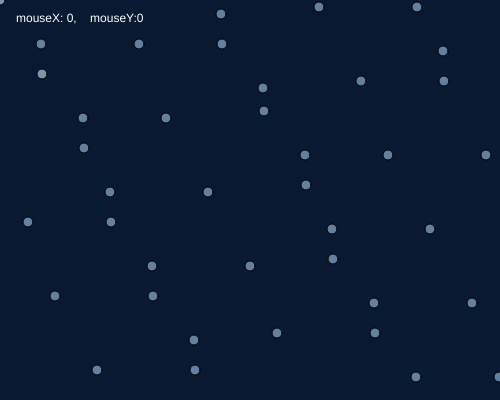
Frame 1 (no input)
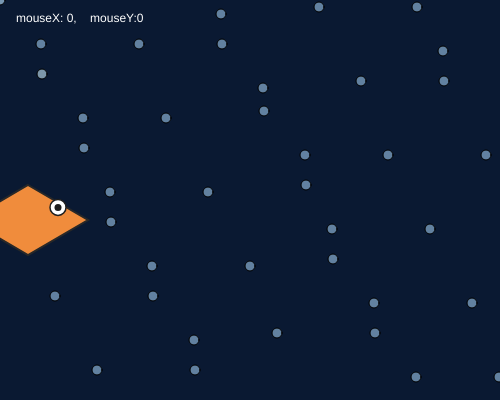
Frame 60 (no input)
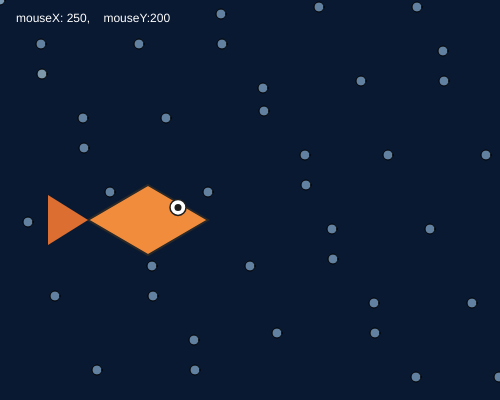
Frame 120 (the mouse pressed at the canvas centre since frame 60)

The p5.js sketch that drew these frames (run headless with seeded random() and noise() and a simulated clock; from frame 60 on, the mouse is pressed at the canvas centre):

// p5.js sketch
// ── sketch.js
// --- Dimensioni canvas
let xMax = 500;
let yMax = 400;

// --- Stato del pesce (equivalente a xRocket / yRocKet nel modello)
let xFish = -90;             // parte da sinistra, fuori schermo
let yFish = yMax * 0.55;     // altezza di nuoto
let fishSpeed = 2.0;         // velocità orizzontale

// --- Misure del pesce (rombo = corpo)
let bodyW = 120;             // larghezza del rombo (orizzontale)
let bodyH = 70;              // altezza del rombo (verticale)

function setup() {
  createCanvas(xMax, yMax);
}

function draw() {
  // sfondo (mare scuro)
  background(10, 25, 50);

  // mostrare un testo bianco
  // che dice le coordinate del mouse
  // sul foglio da disegno
  fill(255);
  // stringa, x,y (come nel modello)
  text("mouseX: " + mouseX + ",    mouseY:" + mouseY, 16, 22);

  // -------------------------------------------------
  // disegnare le bolle
  // 40
  // tre tipi di bolle: a, b, c
  // fino a che abbiamo 40 bolle
  // bolle ellipse (algoritmo deterministico a moduli, come le stelle)
  push();
    for (let i = 0; i < 40; i++) {
      // sequenza pseudo-casuale con moduli + piccoli offset (senza random())
      let bubbleX = (i * 37) % width + (i % 3) * 5;
      let bubbleY = (i * 73) % height + (i % 7);

      if (i == 0) {
        fill(185, 225, 255, 160);
        ellipse(bubbleX, bubbleY, 10);
      } else if (i == 1) {
        fill(205, 240, 255, 150);
        ellipse(bubbleX, bubbleY, 10);
      } else {
        fill(165, 210, 245, 145);
        ellipse(bubbleX, bubbleY, 10);
      }
    }
  pop();
  // -------------------------------------------------

  // contesto di disegno
  push();

    // PESCE (3 forme: ROMBO + TRIANGOLO + CERCHIO)
    // ROMBO = corpo con quad() centrato in (xFish, yFish)
    // vertici del rombo (top, right, bottom, left)
    let topV    = { x: xFish,              y: yFish - bodyH / 2 };
    let rightV  = { x: xFish + bodyW / 2,  y: yFish };
    let bottomV = { x: xFish,              y: yFish + bodyH / 2 };
    let leftV   = { x: xFish - bodyW / 2,  y: yFish };

    // Corpo (ROMBO)
    fill(240, 140, 60); // arancione
    stroke(40);
    strokeWeight(2);
    quad(topV.x, topV.y, rightV.x, rightV.y, bottomV.x, bottomV.y, leftV.x, leftV.y);

    // Coda (TRIANGOLO) attaccata al vertice sinistro del rombo
    fill(220, 110, 50);
    noStroke();
    triangle(
      leftV.x, leftV.y,            // attacco al corpo
      leftV.x - 40, leftV.y - 25,  // punta alto
      leftV.x - 40, leftV.y + 25   // punta basso
    );

    // Occhio (CERCHIO) sul lato destro del corpo
    fill(255);
    stroke(30);
    strokeWeight(1.5);
    let eyeX = xFish + bodyW * 0.25;
    let eyeY = yFish - bodyH * 0.18;
    ellipse(eyeX, eyeY, 16, 16);

    // Pupilla (CERCHIO) – opzionale, rimane “cerchio” come nel soggetto
    noStroke();
    fill(30);
    ellipse(eyeX, eyeY, 7, 7);

  // finire contesto
  pop();

  // -------------------------------------------------

  // animazione semplice: scorrimento orizzontale e riavvio
  xFish = xFish + fishSpeed;

  // soglia e riavvio (stile del modello)
  let soglia = xMax + bodyW / 2 + 40;
  if (xFish > soglia) {
    xFish = -bodyW / 2 - 40; // rientra da sinistra
    // opzionale: piccola variazione dell'altezza (deterministica)
    yFish = yMax * 0.45 + 35 * sin(frameCount * 0.05);
  }
}
